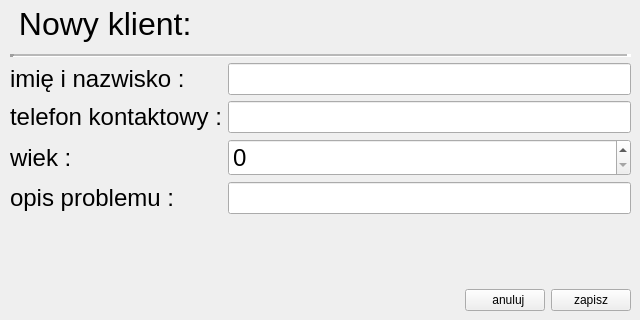
<?xml version="1.0" encoding="UTF-8"?>
<ui version="4.0">
 <class>Dialog</class>
 <widget class="QDialog" name="Dialog">
  <property name="geometry">
   <rect>
    <x>0</x>
    <y>0</y>
    <width>640</width>
    <height>320</height>
   </rect>
  </property>
  <property name="windowTitle">
   <string>dodawanie nowego klienta</string>
  </property>
  <property name="modal">
   <bool>true</bool>
  </property>
  <widget class="QWidget" name="verticalLayoutWidget">
   <property name="geometry">
    <rect>
     <x>10</x>
     <y>0</y>
     <width>621</width>
     <height>311</height>
    </rect>
   </property>
   <layout class="QVBoxLayout" name="verticalLayout">
    <item>
     <widget class="QLabel" name="operationLabel">
      <property name="maximumSize">
       <size>
        <width>16777215</width>
        <height>48</height>
       </size>
      </property>
      <property name="font">
       <font>
        <pointsize>24</pointsize>
       </font>
      </property>
      <property name="text">
       <string> Nowy klient:</string>
      </property>
     </widget>
    </item>
    <item>
     <widget class="Line" name="line">
      <property name="lineWidth">
       <number>4</number>
      </property>
      <property name="midLineWidth">
       <number>2</number>
      </property>
      <property name="orientation">
       <enum>Qt::Horizontal</enum>
      </property>
     </widget>
    </item>
    <item>
     <layout class="QFormLayout" name="formLayout">
      <item row="0" column="0">
       <widget class="QLabel" name="imiINazwiskoLabel">
        <property name="font">
         <font>
          <pointsize>18</pointsize>
         </font>
        </property>
        <property name="text">
         <string>imię i nazwisko :</string>
        </property>
       </widget>
      </item>
      <item row="0" column="1">
       <widget class="QLineEdit" name="nameEdit">
        <property name="minimumSize">
         <size>
          <width>300</width>
          <height>32</height>
         </size>
        </property>
       </widget>
      </item>
      <item row="1" column="1">
       <widget class="QLineEdit" name="telefonEdit">
        <property name="minimumSize">
         <size>
          <width>300</width>
          <height>32</height>
         </size>
        </property>
       </widget>
      </item>
      <item row="1" column="0">
       <widget class="QLabel" name="telefonKontaktowyLabel">
        <property name="font">
         <font>
          <pointsize>18</pointsize>
         </font>
        </property>
        <property name="text">
         <string>telefon kontaktowy :</string>
        </property>
       </widget>
      </item>
      <item row="2" column="1">
       <widget class="QSpinBox" name="wiekSpinBox">
        <property name="minimumSize">
         <size>
          <width>0</width>
          <height>32</height>
         </size>
        </property>
        <property name="font">
         <font>
          <pointsize>18</pointsize>
         </font>
        </property>
       </widget>
      </item>
      <item row="2" column="0">
       <widget class="QLabel" name="wiekLabel">
        <property name="font">
         <font>
          <pointsize>18</pointsize>
         </font>
        </property>
        <property name="text">
         <string>wiek :</string>
        </property>
       </widget>
      </item>
      <item row="3" column="1">
       <widget class="QLineEdit" name="opisEdit">
        <property name="minimumSize">
         <size>
          <width>300</width>
          <height>32</height>
         </size>
        </property>
        <property name="baseSize">
         <size>
          <width>300</width>
          <height>128</height>
         </size>
        </property>
       </widget>
      </item>
      <item row="3" column="0">
       <widget class="QLabel" name="opisProblemuLabel">
        <property name="font">
         <font>
          <pointsize>18</pointsize>
         </font>
        </property>
        <property name="text">
         <string>opis problemu :</string>
        </property>
       </widget>
      </item>
     </layout>
    </item>
    <item>
     <layout class="QHBoxLayout" name="horizontalLayout">
      <item>
       <spacer name="horizontalSpacer">
        <property name="orientation">
         <enum>Qt::Horizontal</enum>
        </property>
        <property name="sizeHint" stdset="0">
         <size>
          <width>40</width>
          <height>20</height>
         </size>
        </property>
       </spacer>
      </item>
      <item>
       <widget class="QPushButton" name="cancelbutton">
        <property name="maximumSize">
         <size>
          <width>200</width>
          <height>16777215</height>
         </size>
        </property>
        <property name="text">
         <string>  anuluj</string>
        </property>
        <property name="icon">
         <iconset>
          <normaloff>../Downloads/prohibition.png</normaloff>../Downloads/prohibition.png</iconset>
        </property>
        <property name="iconSize">
         <size>
          <width>24</width>
          <height>32</height>
         </size>
        </property>
        <property name="autoDefault">
         <bool>false</bool>
        </property>
        <property name="default">
         <bool>false</bool>
        </property>
        <property name="flat">
         <bool>false</bool>
        </property>
       </widget>
      </item>
      <item>
       <widget class="QPushButton" name="saveButton">
        <property name="minimumSize">
         <size>
          <width>0</width>
          <height>0</height>
         </size>
        </property>
        <property name="maximumSize">
         <size>
          <width>200</width>
          <height>16777215</height>
         </size>
        </property>
        <property name="text">
         <string>zapisz</string>
        </property>
        <property name="icon">
         <iconset>
          <normaloff>../Downloads/save-file.png</normaloff>../Downloads/save-file.png</iconset>
        </property>
        <property name="iconSize">
         <size>
          <width>32</width>
          <height>32</height>
         </size>
        </property>
        <property name="autoDefault">
         <bool>false</bool>
        </property>
       </widget>
      </item>
     </layout>
    </item>
   </layout>
  </widget>
 </widget>
 <resources/>
 <connections/>
</ui>
